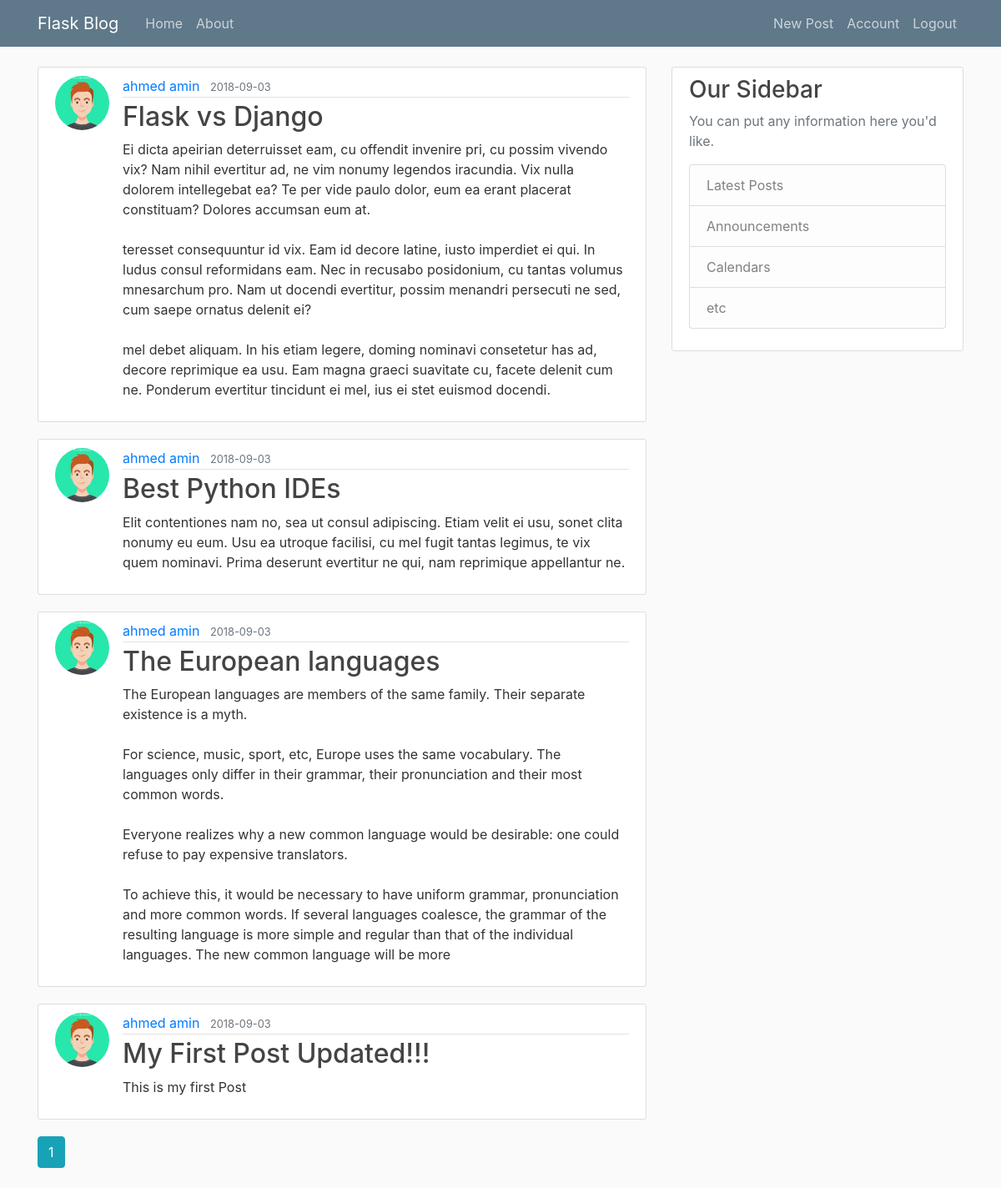
Screenshot of /home (signed in) with the database file from the repository.
### flaskblog/models.py (models this page shows, shortened)
class Post(db.Model):
    id = db.Column(db.Integer, primary_key=True)
    title = db.Column(db.String(100), nullable=False)
    date_posted = db.Column(db.DateTime, nullable=False, default=datetime.utcnow)
    content = db.Column(db.Text, nullable=False)
    user_id = db.Column(db.Integer, db.ForeignKey('user.id'), nullable=False)

class User(db.Model, UserMixin):
    id = db.Column(db.Integer, primary_key=True)
    username = db.Column(db.String(20), unique=True, nullable=False)
    email = db.Column(db.String(120), unique=True, nullable=False)
    image_file = db.Column(db.String(20), nullable=False, default='default.jpg')
    password = db.Column(db.String(60), nullable=False)
    posts = db.relationship('Post', backref='author', lazy=True)

### flaskblog/routes.py (the view)
@app.route("/")
@app.route("/home")
def home():
    page = request.args.get('page', 1, type=int)
    posts = Post.query.order_by(Post.date_posted.desc()).paginate(per_page=5, page=page)
    return render_template('home.html', posts=posts)

### flaskblog/models.py (called while the page is built)
@login_manager.user_loader
def load_user(user_id):
    return User.query.get(int(user_id))

### flaskblog/templates/home.html
{% extends 'layout.html' %}
{% block content %}
    {% for post in posts.items %}
        <article class="media content-section">
            <img class="rounded-circle article-img" src="{{ url_for('static', filename='profile_pics/' + post.author.image_file) }}">
            <div class="media-body">
                <div class="article-metadata">
                    <a class="mr-2" href="{{ url_for('user_posts', username = post.author.username) }}">{{ post.author.username }}</a>
                    <small class="text-muted">{{ post.date_posted.strftime('%Y-%m-%d') }}</small>
                </div>
                <h2><a class="article-title" href="{{ url_for('post', post_id=post.id) }}">{{ post.title }}</a></h2>
                <p class="article-content">{{ post.content }}</p>
            </div>
        </article>
    {% endfor %}
    {% for page_num in posts.iter_pages(left_edge=1, right_edge=1, left_current=1, right_current=2) %}
        {% if page_num %}
            {% if posts.page == page_num %}
                <a class="btn btn-info mb-4" href="{{ url_for('home', page=page_num) }}">{{ page_num }}</a>
            {% else %}
                <a class="btn btn-outline-info mb-4" href="{{ url_for('home', page=page_num) }}">{{ page_num }}</a>
            {% endif %}
        {% else %}
            ...
        {% endif %}
    {% endfor %}
{% endblock content %}

### flaskblog/static/main.css (style rules this page uses)
body { background: #fafafa; color: #333333; margin-top: 5rem; }
h1, h2, h3, h4, h5, h6 { color: #444444; }
.content-section { background: #ffffff; padding: 10px 20px; border: 1px solid #dddddd; border-radius: 3px; margin-bottom: 20px; }
.article-title { color: #444444; }
.article-content { white-space: pre-line; }
.article-img { height: 65px; width: 65px; margin-right: 16px; }
.article-metadata { padding-bottom: 1px; margin-bottom: 4px; border-bottom: 1px solid #e3e3e3 }

### rows the page displays
Post: image_file (picture), author.username "ahmed amin", date_posted "2018-09-03", title "Flask vs Django", content "Ei dicta apeirian deterruisset eam, cu offendit invenire pri, cu possim vivendo vix? Nam nihil evertitur ad, ne vim nonumy legendos iracundia. Vix nulla dolorem intellegebat ea? Te per vide paulo dolor, eum ea erant placerat constituam? Dolores accumsan eum at. teresset consequuntur id vix. Eam id decore latine, iusto imperdiet ei qui. In ludus consul reformidans eam. Nec in recusabo posidonium, cu tantas volumus mnesarchum pro. Nam ut docendi evertitur, possim menandri persecuti ne sed, cum saepe ornatus delenit ei? mel debet aliquam. In his etiam legere, doming nominavi consetetur has ad, decore reprimique ea usu. Eam magna graeci suavitate cu, facete delenit cum ne. Ponderum evertitur…"
Post: image_file (picture), author.username "ahmed amin", date_posted "2018-09-03", title "Best Python IDEs", content "Elit contentiones nam no, sea ut consul adipiscing. Etiam velit ei usu, sonet clita nonumy eu eum. Usu ea utroque facilisi, cu mel fugit tantas legimus, te vix quem nominavi. Prima deserunt evertitur ne qui, nam reprimique appellantur ne."
Post: image_file (picture), author.username "ahmed amin", date_posted "2018-09-03", title "The European languages", content "The European languages are members of the same family. Their separate existence is a myth. For science, music, sport, etc, Europe uses the same vocabulary. The languages only differ in their grammar, their pronunciation and their most common words. Everyone realizes why a new common language would be desirable: one could refuse to pay expensive translators. To achieve this, it would be necessary to have uniform grammar, pronunciation and more common words. If several languages coalesce, the grammar of the resulting language is more simple and regular than that of the individual languages. The new common language will be more"
Post: image_file (picture), author.username "ahmed amin", date_posted "2018-09-03", title "My First Post Updated!!!", content "This is my first Post"

### other values shown
{{ page_num }} "1"
